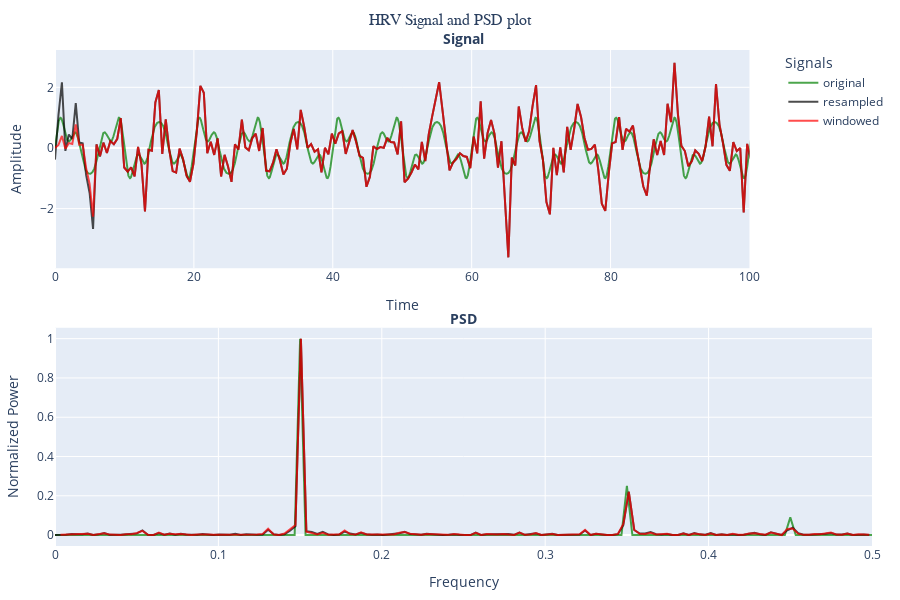

The notebook cell this image was saved under:
### Markdown cell above
# windowing

### Code cell
original_psd = SincPsd.signal_to_PSD(signal, 100)
sinc_signal = SincPsd.sinc_interpolate(random_sample)
sinc_psd = SincPsd.sinc_and_psd(random_sample)
HRV, resampled_HRV, resampled_psd = sinc_signal, sinc_signal, sinc_psd

simulation_test = SignalPsdPlotter()
simulation_test.plot_signal_and_psd(signal, original_psd, 'original', 'green')
simulation_test.plot_signal_and_psd(resampled_HRV, resampled_psd, 'resampled', 'black')


windowed_signal = resampled_HRV
windowed_signal = SincPsd.window(windowed_signal, 1/16, 'sin')

HRV_sampling_freq = 1 / resampled_HRV.index.diff()
windowed_psd = SincPsd.signal_to_PSD(windowed_signal, HRV_sampling_freq)
windowed_psd = SincPsd.signal_to_PSD(windowed_signal, HRV_sampling_freq)

simulation_test.plot_signal_and_psd(windowed_signal, windowed_psd, 'windowed', 'red')

simulation_test.show()

### Figure 1 — Plotly figure (JSON) as saved in the notebook; plotly's stock layout.template omitted (floating-point values rounded to 4 significant figures; data arrays with more than 128 entries replaced by an {"elided": "..."} marker saying what was removed)
{"data": [{"line": {"color": "green", "width": 2}, "mode": "lines", "name": "original", "opacity": 0.7, "type": "scatter", "x": {"elided": "30000 float values"}, "xaxis": "x", "y": {"elided": "30000 float values"}, "yaxis": "y"}, {"line": {"color": "green"}, "mode": "lines", "name": "original", "opacity": 0.7, "showlegend": false, "type": "scatter", "x": {"elided": "151 float values"}, "xaxis": "x2", "y": {"elided": "151 float values"}, "yaxis": "y2"}, {"line": {"color": "black", "width": 2}, "mode": "lines", "name": "resampled", "opacity": 0.7, "type": "scatter", "x": {"elided": "600 float values"}, "xaxis": "x", "y": {"elided": "600 float values"}, "yaxis": "y"}, {"line": {"color": "black"}, "mode": "lines", "name": "resampled", "opacity": 0.7, "showlegend": false, "type": "scatter", "x": {"elided": "150 float values"}, "xaxis": "x2", "y": {"elided": "150 float values"}, "yaxis": "y2"}, {"line": {"color": "red", "width": 2}, "mode": "lines", "name": "windowed", "opacity": 0.7, "type": "scatter", "x": {"elided": "600 float values"}, "xaxis": "x", "y": {"elided": "600 float values"}, "yaxis": "y"}, {"line": {"color": "red"}, "mode": "lines", "name": "windowed", "opacity": 0.7, "showlegend": false, "type": "scatter", "x": {"elided": "149 float values"}, "xaxis": "x2", "y": {"elided": "149 float values"}, "yaxis": "y2"}], "layout": {"annotations": [{"font": {"size": 14}, "showarrow": false, "text": "<b>Signal</b>", "x": 0.5, "xanchor": "center", "xref": "paper", "y": 1, "yanchor": "bottom", "yref": "paper"}, {"font": {"size": 14}, "showarrow": false, "text": "<b>PSD</b>", "x": 0.5, "xanchor": "center", "xref": "paper", "y": 0.435, "yanchor": "bottom", "yref": "paper"}], "height": 600, "legend": {"title": {"text": "Signals"}, "xanchor": "right", "y": 1}, "margin": {"b": 20, "l": 20, "r": 20, "t": 50}, "title": {"font": {"family": "Arial Black", "size": 16}, "text": "HRV Signal and PSD plot", "x": 0.5, "xanchor": "center"}, "xaxis": {"anchor": "y", "domain": [0, 0.85], "range": [0, 100], "title": {"text": "Time"}}, "xaxis2": {"anchor": "y2", "domain": [0, 1], "range": [0, 0.5], "title": {"text": "Frequency"}}, "yaxis": {"anchor": "x", "domain": [0.56, 1], "title": {"text": "Amplitude"}}, "yaxis2": {"anchor": "x2", "domain": [0, 0.44], "title": {"text": "Normalized Power"}}}}
